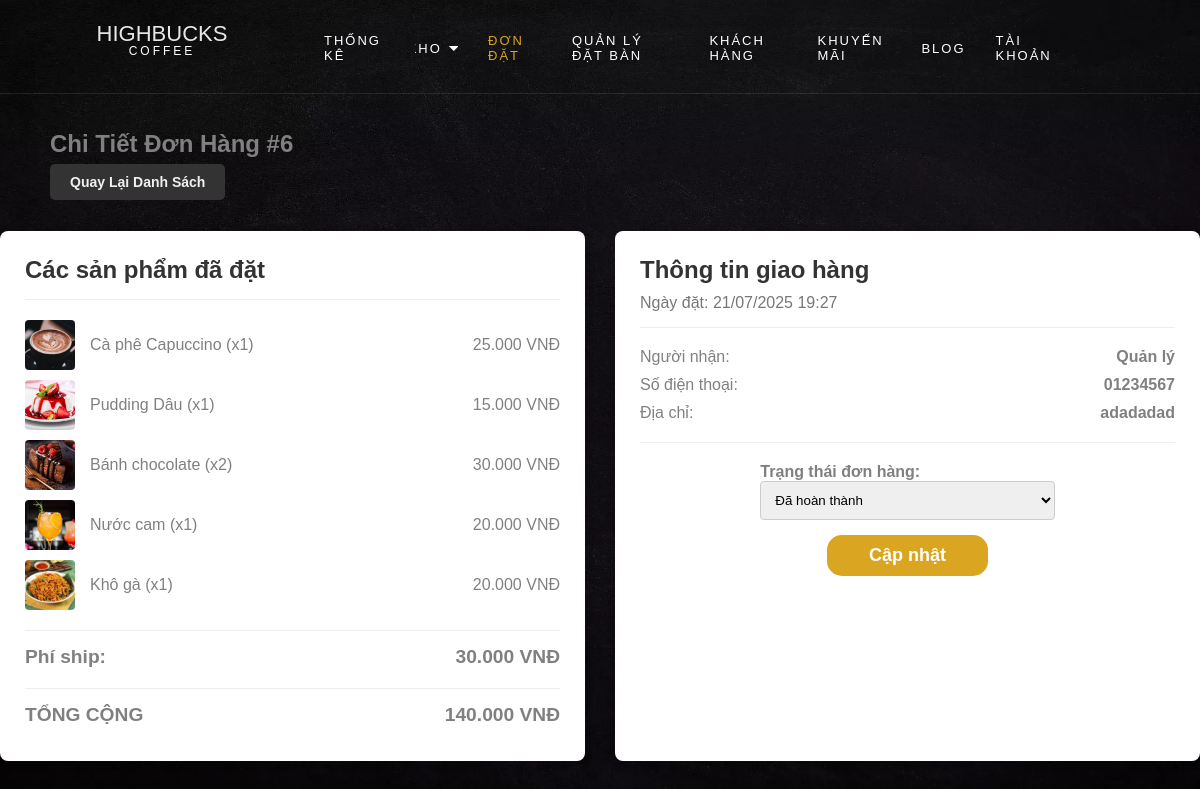
Screenshot of /page/order_details_admin.php?id=6 with the database file from the repository.
### tables this page shows
CREATE TABLE IF NOT EXISTS `donhang` (
  `idDonHang` int NOT NULL AUTO_INCREMENT,
  `idTaiKhoan` int DEFAULT NULL,
  `TenNguoiNhan` varchar(255) DEFAULT NULL,
  `SoDienThoaiNhan` varchar(11) DEFAULT NULL,
  `DiaChiNhan` varchar(255) DEFAULT NULL,
  `NgayDat` datetime DEFAULT CURRENT_TIMESTAMP,
  `TongTien` decimal(10,0) DEFAULT NULL,
  `TrangThai` varchar(255) DEFAULT 'Đợi xác nhận',
  PRIMARY KEY (`idDonHang`)
);

CREATE TABLE IF NOT EXISTS `chitietdonhang` (
  `idChiTiet` int NOT NULL AUTO_INCREMENT,
  `idDonHang` int DEFAULT NULL,
  `idSanPham` int DEFAULT NULL,
  `SoLuong` int DEFAULT NULL,
  `DonGia` decimal(10,0) DEFAULT NULL,
  PRIMARY KEY (`idChiTiet`)
);

CREATE TABLE IF NOT EXISTS `sanpham` (
  `idsanpham` int NOT NULL AUTO_INCREMENT,
  `TenSanPham` varchar(255) NOT NULL,
  `SoLuong` float DEFAULT NULL,
  `GiaTien` float NOT NULL,
  `PhanLoai` varchar(255) NOT NULL,
  `TrangThai` varchar(45) NOT NULL,
  PRIMARY KEY (`idsanpham`)
);

### Page/order_details_admin.php (the view, shortened to what this page needs)
<?php
include_once __DIR__ . '/../PHP/Connect.php';
$id_don_hang = intval($_GET['id']);
$stmt = $conn->prepare("SELECT * FROM donhang WHERE idDonHang = ?");
$stmt->bind_param("i", $id_don_hang);
$stmt->execute();
$order = $stmt->get_result()->fetch_assoc();
$items = [];
$stmt_items = $conn->prepare(
    "SELECT sp.TenSanPham, sp.idSanpham, ct.SoLuong, ct.DonGia
     FROM chitietdonhang ct
     JOIN sanpham sp ON ct.idSanPham = sp.idsanpham
     WHERE ct.idDonHang = ?"
);
$stmt_items->bind_param("i", $id_don_hang);
$stmt_items->execute();
$result_items = $stmt_items->get_result();
while ($row = $result_items->fetch_assoc()) {
    $items[] = $row;
}
?>
<!DOCTYPE html>
<html lang="vi">
<head>
    <link rel="stylesheet" href="../Css/css.css">
    <link rel="stylesheet" href="https://cdnjs.cloudflare.com/ajax/libs/font-awesome/4.7.0/css/font-awesome.min.css">
</head>
<body>
    <?php include '../PHP/menu_dashboard.php'; ?>
    <div class="main-header" style="padding:130px 50px 0 50px">
        <h2 style="padding-bottom: 15px;">Chi Tiết Đơn Hàng #<?php echo $order['idDonHang']; ?></h2>
        <a href="orders.php" class="btn btn-secondary">Quay Lại Danh Sách</a>
    </div>
    <div class="details-container">
        <div class="order-info">
            <div class="info-header">
                <h2>Các sản phẩm đã đặt</h2>
            </div>
            <div class="product-list">
                <?php foreach ($items as $item): ?>
                    <div class="info-line">
                        <img src="../Pic/<?php echo htmlspecialchars($item['idSanpham']); ?>.jpg" alt="">
                        <span class="product-name"><?php echo htmlspecialchars($item['TenSanPham']); ?> (x<?php echo $item['SoLuong']; ?>)</span>
                        <span><?php echo number_format($item['DonGia'] * $item['SoLuong'], 0, ',', '.'); ?> VNĐ</span>
                    </div>
                <?php endforeach; ?>
            </div>
            <div class="info-line order-total">
                <span>Phí ship:</span>
                <span>30.000 VNĐ</span>
            </div>
            <div class="info-line order-total">
                <span>TỔNG CỘNG</span>
                <span><?php echo number_format($order['TongTien'], 0, ',', '.'); ?> VNĐ</span>
            </div>
        </div>
        <div class="shipping-info">
            <div class="info-header">
                <h2 style="margin-bottom: 10px;">Thông tin giao hàng</h2>
                <p>Ngày đặt: <?php echo date('d/m/Y H:i', strtotime($order['NgayDat'])); ?></p>
            </div>
            <div class="info-line">
                <span>Người nhận:</span>
                <strong><?php echo htmlspecialchars($order['TenNguoiNhan']); ?></strong>
            </div>
            <div class="info-line">
                <span>Số điện thoại:</span>
                <strong><?php echo htmlspecialchars($order['SoDienThoaiNhan']); ?></strong>
            </div>
            <div class="info-line">
                <span>Địa chỉ:</span>
                <strong><?php echo htmlspecialchars($order['DiaChiNhan']); ?></strong>
            </div>
            <form class="status-form" action="../PHP/process_update_order_status.php" method="POST">
                <div class="form-group">
                    <label for="TrangThai"><strong>Trạng thái đơn hàng:</strong></label>
                    <select name="TrangThai" id="TrangThai">
                        <option value="Đã hoàn thành" <?php if ($order['TrangThai'] == 'Đã hoàn thành') echo 'selected'; ?>>Đã hoàn thành</option>
                    </select>
                </div>
                <button type="submit" class="btn btn-primary">Cập nhật</button>
            </form>
            </div>
    </div>
</body>
</html>

### Css/css.css (style rules this page uses)
* { padding: 0; margin: 0; box-sizing: border-box; }
html,body { scroll-behavior: smooth; font-family: "Poppins", Arial, sans-serif; background-image: url(../Pic/bg_4.jpg); background-position: center; background-repeat: no-repeat; background-size: cover; background-attachment: fixed; color: gray; font-weight: 300; width: 100%; }
.main-header { margin-bottom: 20px; }
.main-header .btn-secondary { background-color: #333; color: #f0f0f0; padding: 10px 20px; border-radius: 5px; margin-top: 15px; text-decoration: none; font-size: 14px; font-weight: bold; cursor: pointer; border: none; transition: background-color 0.3s ease; }

### Page/order_details_admin.php (style rules this page uses)
.details-container { display: flex; max-width: 1200px; margin: 40px auto; gap: 30px; }
.order-info, .shipping-info { flex: 1; background: #fff; padding: 25px; border-radius: 8px; box-shadow: 0 2px 10px rgba(0,0,0,0.1); }
.info-header { border-bottom: 1px solid #eee; padding-bottom: 15px; margin-bottom: 20px; }
.info-header h2 { color: #333; }
.info-header p { color: #777; }
.info-line { display: flex; justify-content: space-between; margin-bottom: 10px; align-items: center; }
.product-list .info-line { align-items: center; }
.product-list img { width: 50px; height: 50px; border-radius: 4px; margin-right: 15px; object-fit: cover; }
.product-name { flex-grow: 1; }
.order-total { border-top: 1px solid #eee; padding-top: 15px; margin-top: 20px; font-weight: bold; font-size: 1.2em; }
.status-form { margin-top: 20px; padding-top: 20px; border-top: 1px solid #eee;display: flex;flex-direction: column; align-items: center; }
.status-form select { width: 100%; padding: 10px; border-radius: 4px; border: 1px solid #ccc; margin-bottom: 15px; }
.status-form button { width: 30%;padding: 10px; background-color: goldenrod;color: white;font-weight: bold;font-size: 18px; border: none; border-radius: 15px; }

### rows the page displays
donhang: idDonHang "6", TongTien "140.000", NgayDat "21/07/2025 19:27", TenNguoiNhan "Quản lý", SoDienThoaiNhan "01234567", DiaChiNhan "adadadad", TrangThai "Đã hoàn thành"
chitietdonhang: shows a picture, idSanPham.TenSanPham "Cà phê Capuccino", SoLuong "1", $item['DonGia'] * $item['SoLuong'] "25.000"
chitietdonhang: shows a picture, idSanPham.TenSanPham "Pudding Dâu", SoLuong "1", $item['DonGia'] * $item['SoLuong'] "15.000"
chitietdonhang: shows a picture, idSanPham.TenSanPham "Bánh chocolate", SoLuong "2", $item['DonGia'] * $item['SoLuong'] "30.000"
chitietdonhang: shows a picture, idSanPham.TenSanPham "Nước cam", SoLuong "1", $item['DonGia'] * $item['SoLuong'] "20.000"
chitietdonhang: shows a picture, idSanPham.TenSanPham "Khô gà", SoLuong "1", $item['DonGia'] * $item['SoLuong'] "20.000"
